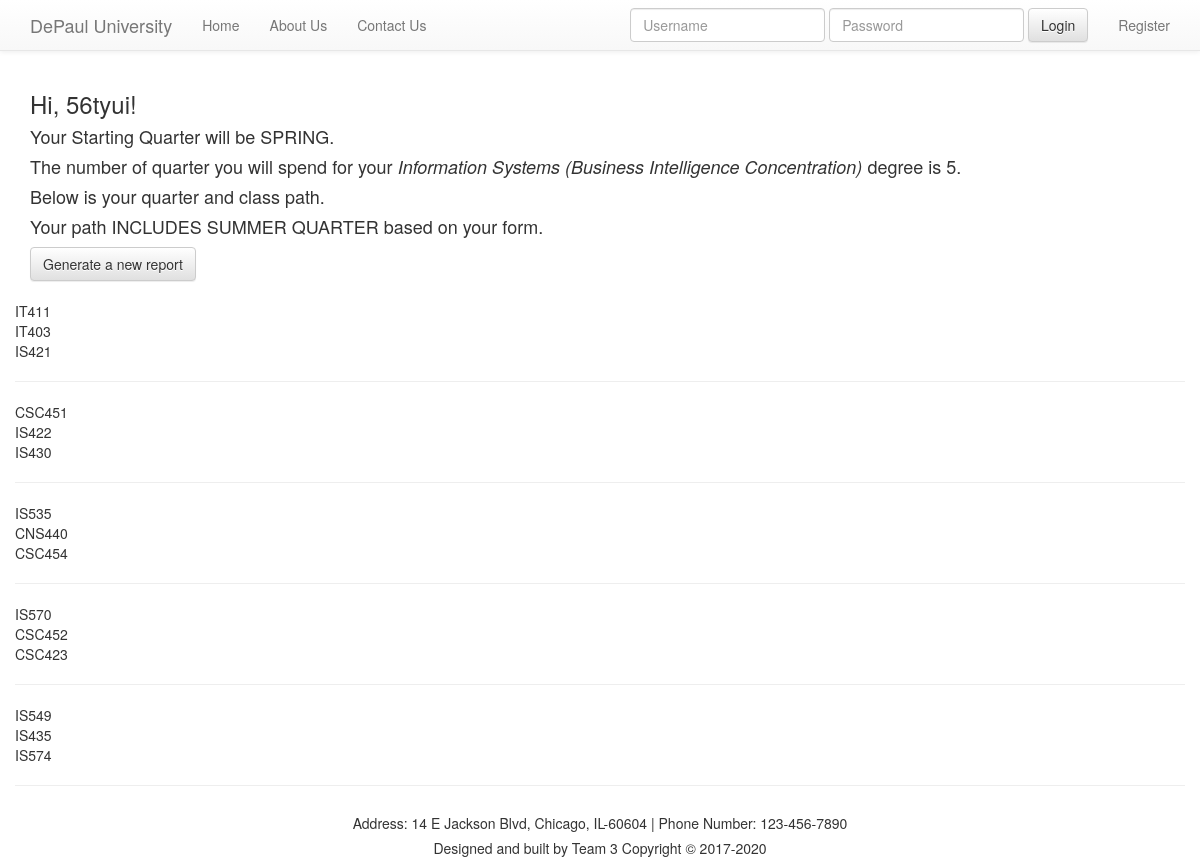
Page /result/ on the committed database.
### MyHome/models.py (models this page shows)
class SignUp(models.Model):
    email = models.EmailField()
    First_Name = models.CharField(max_length=120, blank=False, null=True)
    Last_Name = models.CharField(max_length=120, blank=False, null=True)
    Classes_Per_Quarter = models.CharField(max_length=120, blank=False, null=True, default = '1')
    Major = models.CharField(max_length=120, blank=False, null=True, default = "Computer Science (Standard Concentration)")
    Classes_Per_Quarter = models.CharField(max_length=120, blank=False, null=True)
    Major = models.CharField(max_length=120, blank=False, null=True)
    summer = models.BooleanField(default=False)
    online = models.BooleanField(default=False)
    timestamp = models.DateTimeField(auto_now_add=True, auto_now=False)
    updated = models.DateTimeField(auto_now_add=False, auto_now=True)
    ClassesPerQuarter = (('1', '1'), ('2', '2'), ('3', '3'),)
    ClassesPerQuarter = (('1 Class', '1 Class'), ('2 Classes', '2 Classes'), ('3 Classes', '3 Classes'),)
    Classes_Per_Quarter = models.CharField(max_length=120, choices=ClassesPerQuarter, default = '1')
    Classes_Per_Quarter = models.CharField(max_length=120, choices=ClassesPerQuarter)
    MyMajor = (('Computer Science (Standard Concentration)', 'Computer Science (Standard Concentration)'),
               ('Information Systems (Business Analysis/Systems Analysis)', 'Information Systems (Business Analysis/Systems Analysis)'),
               ('Information Systems (Business Intelligence Concentration)', 'Information Systems (Business Intelligence Concentration)'),
               ('Information Systems (Database Administration Concentration)', 'Information Systems (Database Administration Concentration)'),
               ('Information Systems (IT Enterprise Management Concentration)', 'Information Systems (IT Enterprise Management Concentration)'),
               ('Information Systems (Standard Concentration)', 'Information Systems (Standard Concentration)'),)
    Major = models.CharField(max_length=120, choices=MyMajor, default = "Computer Science (Standard Concentration)")
    StartQuarter = (('Fall', 'Fall'), ('Winter', 'Winter'), ('Spring', 'Spring'),)
    Start_Quarter = models.CharField(max_length=120, choices=StartQuarter, default = 'Fall')
    Start_Quarter = models.CharField(max_length=120, choices=StartQuarter)
    def __str__(self):  # Python 3.3 is __str__ and lower version is __unicode__
        return self.email

class is_Classes(models.Model):
    class_number = models.CharField(max_length=50, primary_key=True)
    class_name = models.CharField(max_length=50)
    pre_req = models.CharField(max_length= 1000)
    class_type = models.CharField(max_length=100)
    summer = models.BooleanField(default=False)
    spring = models.BooleanField(default=False)
    fall = models.BooleanField(default=False)
    winter = models.BooleanField(default=False)
    online = models.BooleanField(default=False)

### MyHome/views.py (the view)
# urls.py: url(r'^result/$', result, name='result'),
def result(request):
    queryset = SignUp.objects.all().order_by('-timestamp')
    user_email = queryset[0]
    profile = SignUp.objects.get(email = user_email)
    quarter = profile.Start_Quarter.upper()
    first_name = profile.First_Name
    major = profile.Major
    summer = profile.summer
    if summer == True:
        include_summer = "INCLUDES SUMMER QUARTER"
    elif summer == False:
        include_summer = "DOES NOT INCLUES SUMMER QUARTER"
    if profile.Major == 'Computer Science (Standard Concentration)':
        test = cs_get_path(profile)
    elif profile.Major == 'Information Systems (Business Analysis/Systems Analysis)':
        test = ba_get_path(profile)
    elif profile.Major == 'Information Systems (Business Intelligence Concentration)':
        test = bi_get_path(profile)
    elif profile.Major == 'Information Systems (Database Administration Concentration)':
        test = da_get_path(profile)
    elif profile.Major == 'Information Systems (IT Enterprise Management Concentration)':
        test = em_get_path(profile)
    else:
        test = is_get_path(profile)
    length = len(test)
    context = {
        "test" : test,
        "quarter" : quarter,
        "first_name": first_name,
        "major": major,
        "length": length,
        "include_summer": include_summer
    }
    return render(request, "result.html", context)

### MyHome/bi_algorithm.py (called while the page is built)
def quarter_classes(quarter, classType):
    if quarter == "Fall":
        candidates = is_Classes.objects.filter(class_type= classType, fall = True)
    elif quarter == "Summer":
        candidates = is_Classes.objects.filter(class_type= classType, summer = True)
    elif quarter == "Winter":
        candidates = is_Classes.objects.filter(class_type= classType, winter = True)
    else:
        candidates = is_Classes.objects.filter(class_type= classType, spring = True)
    return candidates

def get_class(classType, schedule, maxx, classes_taken, quarter, online, summer):
    candidates = quarter_classes(quarter, classType)
    for clazz in candidates:
        if((clazz.class_number not in classes_taken) and check_reqs(clazz.pre_req, classes_taken)):
            classes_taken.append(clazz.class_number)
            return clazz.class_number

def get_class_reqs(reqs):
    reqs_list = []
    reqs = re.sub('[\(\)\{\}<>]', "", reqs)
    reqs_list = reqs.split("and")
    for i in range(0, reqs_list.__len__()):
        reqs_list[i] = remove_spaces(reqs_list[i])
        if "or" in reqs_list[i]:
            reqs_list[i] = reqs_list[i].split("or")
    return(reqs_list)

def check_reqs(reqs, classes_taken):
    reqs = get_class_reqs(reqs)
    for i in range(0, len(reqs)):
        if type(reqs[i]) == list:
            if any(req in classes_taken for req in reqs[i]) == False:
                return False
        else:
            if reqs[i] not in classes_taken:
                return False
    return True

def remove_spaces(string):
    newstring = ''
    for i in string:
        if i != " ":
            newstring = newstring+i
    return newstring

def get_maxx(class_arg):
    for i in class_arg:
        if i.isdigit():
            return int(i)

def check_completion(list1, list2):
    for i in list1:
        if i not in list2:
            return False
    return True

### templates/result.html
{% extends "base.html" %}
{% block content %}
<h3>Hi, {{first_name}}!</h3>
<h4>Your Starting Quarter will be {{quarter}}.</h4>
<h4>The number of quarter you will spend for your <i>{{major}}</i> degree is {{length}}.</h4>
<h4>Below is your quarter and class path.</h4>
<h4>Your path {{include_summer}} based on your form.</h4>
<input type="button" class='btn btn-default' value="Generate a new report" onclick="window.location.href='/'">
<div class='row'>
    <br class='col-sm-6 col-sm-offset-3'>
        {% for q in test %}
            {% for class in q %}
                {{class}}<br>
        {% endfor %}<hr>
        {% endfor %}
    </div>
</div>
<div id="footer">
    <h5><p><center>Address: 14 E Jackson Blvd, Chicago, IL-60604 | Phone Number: 123-456-7890</center></p></h5>
    <h5><p><center>Designed and built by Team 3 Copyright &copy; 2017-2020</center></p></h5>
</div>
    {% endblock %}

### rows in the picture
SignUp: First_Name "56tyui", Start_Quarter "SPRING", Major "Information Systems (Business Intelligence Concentration)"
is_Classes: q "IT411"
is_Classes: q "IT403"
is_Classes: q "IS421"
is_Classes: q "CSC451"
is_Classes: q "IS422"
is_Classes: q "IS430"
is_Classes: q "IS535"
is_Classes: q "CNS440"
is_Classes: q "CSC454"
is_Classes: q "IS570"
is_Classes: q "CSC452"
is_Classes: q "CSC423"
is_Classes: q "IS549"
is_Classes: q "IS435"
is_Classes: q "IS574"

### other values in the picture
{{ length }} "5"
{{ include_summer }} "INCLUDES SUMMER QUARTER"
